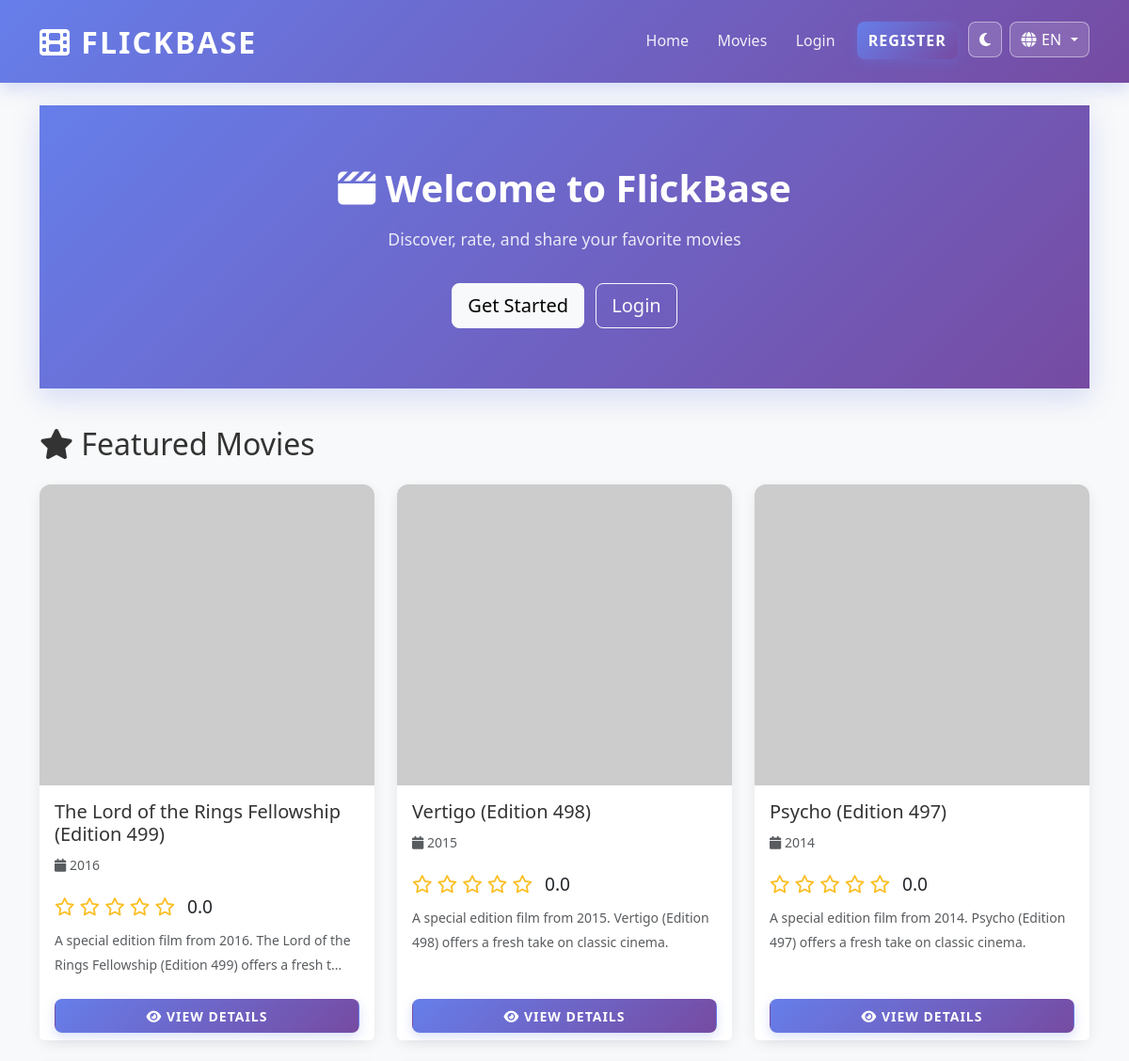
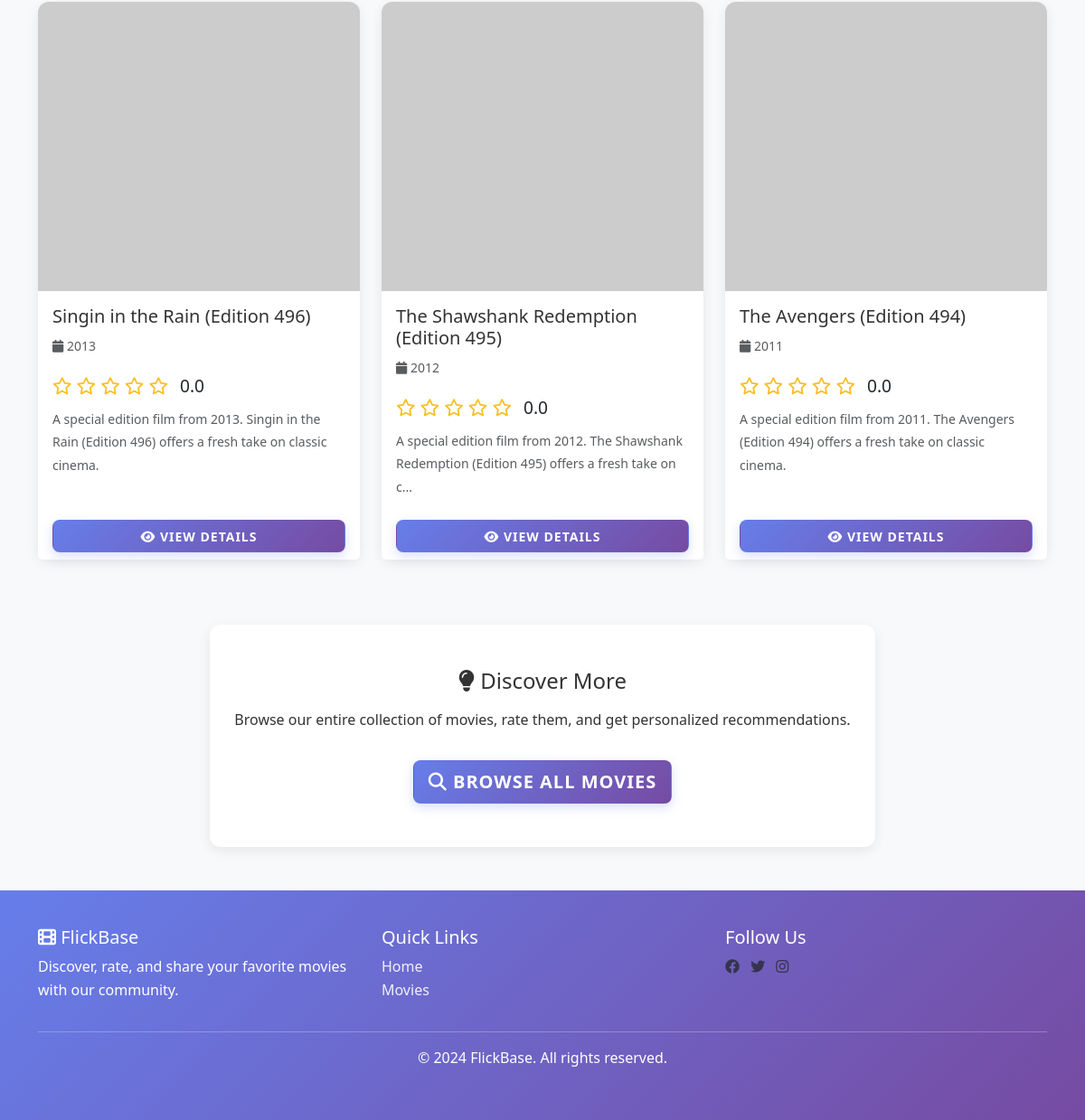
The page / on the database its author committed (2 pictures, top to bottom).
### app/models.py (models this page shows, shortened)
class Movie(db.Model):
    __tablename__ = 'movies'
    id = db.Column(db.Integer, primary_key=True)
    title = db.Column(db.String(255), nullable=False, index=True)
    description = db.Column(db.Text, nullable=False)
    year = db.Column(db.Integer, nullable=False, index=True)
    poster_url = db.Column(db.String(500), nullable=True)  # URL to poster image
    tmdb_id = db.Column(db.Integer, nullable=True, unique=True, index=True)  # For TMDB API integration
    created_at = db.Column(db.DateTime, default=utcnow, index=True)
    updated_at = db.Column(db.DateTime, default=utcnow, onupdate=utcnow)
    ratings = db.relationship('Rating', backref='movie', lazy=True, cascade='all, delete-orphan')
    watchlist = db.relationship('Watchlist', backref='movie', lazy=True, cascade='all, delete-orphan')
    def get_average_rating_db(self):
        avg = db.session.query(func.avg(Rating.rating)).filter_by(movie_id=self.id).scalar()
        return round(avg, 2) if avg else 0

### app/routes/movie.py (the view)
@movie_bp.route('/')
def home():
    featured = Movie.query.order_by(Movie.created_at.desc()).limit(6).all()
    trending = db.session.query(Movie).join(Rating).group_by(Movie.id).order_by(
        func.avg(Rating.rating).desc()
    ).limit(6).all()
    return render_template('home.html',
                         featured_movies=featured,
                         trending_movies=trending)

### app/i18n.py (called while the page is built)
def get_current_language():
    selected = session.get('lang')
    return selected if selected in SUPPORTED_LANGUAGES else 'en'

def translate(key, lang=None):
    current_lang = lang or get_current_language()
    entry = TRANSLATIONS.get(key, {})
    return entry.get(current_lang) or entry.get('en') or key

def localize_text(value, lang=None):
    if value is None:
        return ''
    if not isinstance(value, str):
        return value
    try:
        payload = json.loads(value)
    except Exception:
        return value
    if isinstance(payload, dict):
        current_lang = lang or get_current_language()
        return payload.get(current_lang) or payload.get('en') or next(iter(payload.values()), value)
    return value

### app/templates/home.html (shortened to what this page needs)
{% extends "base.html" %}
{% block content %}
<div class="hero">
    <h1><i class="fas fa-clapperboard"></i> {{ t('home.welcome') }}</h1>
    <p>{{ t('home.tagline') }}</p>
    {% if not current_user.is_authenticated %}
        <a href="{{ url_for('auth.register') }}" class="btn btn-light btn-lg mt-3 me-2">{{ t('home.get_started') }}</a>
        <a href="{{ url_for('auth.login') }}" class="btn btn-outline-light btn-lg mt-3">{{ t('nav.login') }}</a>
    {% else %}
        <p class="mt-3">{{ t('home.welcome_back') }} <strong>{{ current_user.username }}</strong>!</p>
        <a href="{{ url_for('movie.recommendations') }}" class="btn btn-light btn-lg mt-3">{{ t('home.get_recs') }}</a>
    {% endif %}
</div>
{% if featured_movies %}
<div class="section">
    <h2 class="mb-4"><i class="fas fa-star"></i> {{ t('home.featured') }}</h2>
    <div class="row">
        {% for movie in featured_movies %}
        <div class="col-md-6 col-lg-4 mb-4">
            <div class="card movie-card h-100">
                <div class="movie-poster">
                    {% if movie.poster_url %}
                        <img src="{{ movie.poster_url }}" alt="{{ movie.title }}">
                    {% else %}
                        <div class="w-100 h-100 d-flex align-items-center justify-content-center bg-light">
                            <i class="fas fa-image fa-3x text-muted"></i>
                        </div>
                    {% endif %}
                </div>
                <div class="card-body">
                    <h5 class="card-title">{{ movie.title }}</h5>
                    <p class="text-muted"><small><i class="fas fa-calendar"></i> {{ movie.year }}</small></p>
                    <div class="rating-stars mb-2">
                        {% set avg_rating = movie.get_average_rating_db() %}
                        {% for i in range(1, 6) %}
                            {% if i <= avg_rating %}
                                <i class="fas fa-star"></i>
                            {% elif i - avg_rating < 1 %}
                                <i class="fas fa-star-half-alt"></i>
                            {% else %}
                                <i class="far fa-star"></i>
                            {% endif %}
                        {% endfor %}
                        <span class="ms-2 text-body">{{ "%.1f"|format(avg_rating) }}</span>
                    </div>
                    <p class="card-text text-muted"><small>{{ localize_text(movie.description) | truncate(100, True, '...') }}</small></p>
                </div>
                <div class="card-footer bg-white border-top-0">
                    <a href="{{ url_for('movie.movie_detail', movie_id=movie.id) }}" class="btn btn-primary btn-sm w-100">
                        <i class="fas fa-eye"></i> {{ t('movies.view_details') }}
                    </a>
                </div>
            </div>
        </div>
        {% endfor %}
    </div>
</div>
{% endif %}
<div class="row mt-5">
    <div class="col-md-8 offset-md-2">
        <div class="card">
            <div class="card-body text-center py-5">
                <h4 class="card-title mb-3"><i class="fas fa-lightbulb"></i> {{ t('home.discover_more') }}</h4>
                <p class="card-text">{{ t('home.discover_copy') }}</p>
                <a href="{{ url_for('movie.movies') }}" class="btn btn-primary btn-lg mt-3">
                    <i class="fas fa-search"></i> {{ t('home.browse_all') }}
                </a>
            </div>
        </div>
    </div>
</div>
{% endblock %}

### app/templates/base.html (shortened to what this page needs)
<!DOCTYPE html>
<html lang="{{ current_lang or 'en' }}" data-bs-theme="light">
<head>
    <link href="https://cdn.jsdelivr.net/npm/bootstrap@5.3.0/dist/css/bootstrap.min.css" rel="stylesheet">
    <link rel="stylesheet" href="https://cdnjs.cloudflare.com/ajax/libs/font-awesome/6.4.0/css/all.min.css">
    <link rel="stylesheet" href="{{ url_for('static', filename='css/dark-mode.css') }}">
</head>
<body>
    <nav class="navbar navbar-expand-lg navbar-light sticky-top">
        <div class="container">
            <a class="navbar-brand" href="{{ url_for('movie.home') }}">
                <i class="fas fa-film"></i> FlickBase
            </a>
            <div class="collapse navbar-collapse" id="navbarNav">
                <ul class="navbar-nav ms-auto">
                    <li class="nav-item">
                        <a class="nav-link" href="{{ url_for('movie.home') }}">{{ t('nav.home') }}</a>
                    </li>
                    <li class="nav-item">
                        <a class="nav-link" href="{{ url_for('movie.movies') }}">{{ t('nav.movies') }}</a>
                    </li>
                    {% if current_user.is_authenticated %}
                        <li class="nav-item">
                            <a class="nav-link" href="{{ url_for('movie.recommendations') }}">{{ t('nav.recommendations') }}</a>
                        </li>
                        <li class="nav-item">
                            <a class="nav-link" href="{{ url_for('movie.watchlist') }}">
                                <i class="fas fa-bookmark"></i> {{ t('nav.watchlist') }}
                            </a>
                        </li>
                        <li class="nav-item dropdown">
                            <a class="nav-link dropdown-toggle" href="#" id="userDropdown" role="button" data-bs-toggle="dropdown">
                                <div class="avatar">{{ current_user.username[0].upper() }}</div>
                                {{ current_user.username }}
                            </a>
                            <ul class="dropdown-menu dropdown-menu-end">
                                <li><a class="dropdown-item" href="{{ url_for('user.dashboard') }}">{{ t('nav.dashboard') }}</a></li>
                                <li><a class="dropdown-item" href="{{ url_for('user.profile') }}">{{ t('nav.profile') }}</a></li>
                                <li><a class="dropdown-item" href="{{ url_for('user.my_ratings') }}">{{ t('nav.ratings') }}</a></li>
                                <li><a class="dropdown-item" href="{{ url_for('user.settings') }}">{{ t('nav.settings') }}</a></li>
                                {% if current_user.is_admin %}
                                    <li><hr class="dropdown-divider"></li>
                                    <li><a class="dropdown-item" href="{{ url_for('admin.dashboard') }}"><i class="fas fa-cog"></i> {{ t('nav.admin') }}</a></li>
                                {% endif %}
                                <li><hr class="dropdown-divider"></li>
                                <li><a class="dropdown-item" href="{{ url_for('auth.logout') }}">{{ t('nav.logout') }}</a></li>
                            </ul>
                        </li>
                    {% else %}
                        <li class="nav-item">
                            <a class="nav-link" href="{{ url_for('auth.login') }}">{{ t('nav.login') }}</a>
                        </li>
                        <li class="nav-item">
                            <a class="nav-link btn btn-primary ms-2" href="{{ url_for('auth.register') }}">{{ t('nav.register') }}</a>
                        </li>
                    {% endif %}
                    <li class="nav-item ms-2">
                        <button id="themeToggleBtn" class="theme-toggle-btn" type="button" title="{{ t('nav.theme') }}" aria-label="{{ t('nav.theme') }}">
                            <i class="fas fa-moon"></i>
                        </button>
                    </li>
                    <li class="nav-item dropdown ms-2">
                        <button class="lang-switch-btn dropdown-toggle" data-bs-toggle="dropdown" aria-expanded="false" title="{{ t('nav.language') }}">
                            <i class="fas fa-globe"></i> {{ current_lang|upper }}
                        </button>
                    </li>
                </ul>
            </div>
        </div>
    </nav>
    <main class="container my-4">
        {% block content %}{% endblock %}
    </main>
    <footer class="footer mt-5">
        <div class="container">
            <div class="row">
                <div class="col-md-4">
                    <h5><i class="fas fa-film"></i> FlickBase</h5>
                    <p>{{ t('footer.description') }}</p>
                </div>
                <div class="col-md-4">
                    <h5>{{ t('footer.quick_links') }}</h5>
                    <ul class="list-unstyled">
                        <li><a href="{{ url_for('movie.home') }}">{{ t('nav.home') }}</a></li>
                        <li><a href="{{ url_for('movie.movies') }}">{{ t('nav.movies') }}</a></li>
                    </ul>
                </div>
                <div class="col-md-4">
                    <h5>{{ t('footer.follow_us') }}</h5>
                    <a href="#" class="text-muted me-2"><i class="fab fa-facebook"></i></a>
                    <a href="#" class="text-muted me-2"><i class="fab fa-twitter"></i></a>
                    <a href="#" class="text-muted me-2"><i class="fab fa-instagram"></i></a>
                </div>
            </div>
            <hr class="bg-light">
            <div class="text-center">
                <p>&copy; 2024 FlickBase. {{ t('footer.rights') }}</p>
            </div>
        </div>
    </footer>
</body>
</html>

### app/static/css/dark-mode.css (style rules this page uses)
:root { --theme-accent: #667eea; --theme-accent-2: #764ba2; --theme-danger: #e74c3c; --theme-warning: #fbbf24; --theme-success: #48bb78; }
html[data-bs-theme="light"] { --app-bg: #f8f9fa; --app-text: #333333; --app-surface: #ffffff; --app-border: #e9ecef; --app-muted: #6c757d; --app-navbar: linear-gradient(135deg, #667eea 0%, #764ba2 100%); }
html[data-bs-theme] body { background-color: var(--app-bg); color: var(--app-text); }
html[data-bs-theme] .navbar { background: var(--app-navbar) !important; }
html[data-bs-theme] .card, html[data-bs-theme] .dropdown-menu, html[data-bs-theme] .modal-content, html[data-bs-theme] .list-group-item, html[data-bs-theme] .table, html[data-bs-theme] .alert { background-color: var(--app-surface); color: var(--app-text); border-color: var(--app-border); }
html[data-bs-theme] .card-header, html[data-bs-theme] .card-footer, html[data-bs-theme] .table > :not(caption) > * > * { background-color: color-mix(in srgb, var(--app-surface) 90%, var(--app-border)); border-color: var(--app-border); color: var(--app-text); }
.theme-toggle-btn { border: 1px solid rgba(255, 255, 255, 0.45); color: #ffffff; background: rgba(255, 255, 255, 0.14); border-radius: 8px; height: 38px; padding: 0 0.7rem; display: inline-flex; align-items: center; justify-content: center; transition: all 0.2s ease; }

### app/templates/base.html (style rules this page uses)
:root { --primary-color: #667eea; --secondary-color: #764ba2; --success-color: #48bb78; --danger-color: #e74c3c; --warning-color: #fbbf24; --info-color: #4299e1; }
body { font-family: 'Segoe UI', Tahoma, Geneva, Verdana, sans-serif; background-color: #f8f9fa; color: #333333; line-height: 1.6; text-rendering: optimizeLegibility; }
.navbar { background: linear-gradient(135deg, #667eea 0%, #764ba2 100%) !important; box-shadow: 0 6px 18px rgba(102, 126, 234, 0.25); padding: 0.85rem 0; }
.navbar-brand { font-weight: 800; font-size: 2rem; letter-spacing: 2px; color: #ffffff !important; text-transform: uppercase; }
.nav-link { color: rgba(255, 255, 255, 0.9) !important; border-radius: 8px; padding: 0.5rem 0.75rem !important; margin: 0 0.2rem; transition: all 0.2s ease; }
.card { border: none; border-radius: 12px; box-shadow: 0 4px 14px rgba(0, 0, 0, 0.08); transition: transform 0.3s ease, box-shadow 0.3s ease; background-color: #ffffff !important; color: #333333; }
.card-body { color: #333333; }
.card-footer { background-color: #f8f9fa; border-top: 1px solid #e9ecef; }
.movie-card { height: 100%; display: flex; flex-direction: column; }
.movie-poster { height: 320px; background: linear-gradient(135deg, #e9ecef 0%, #f8f9fa 100%); border-radius: 12px 12px 0 0; overflow: hidden; display: flex; align-items: center; justify-content: center; }
.movie-poster img { width: 100%; height: 100%; object-fit: cover; transition: transform 0.25s ease; }
.rating-stars { color: #fbbf24; font-size: 1.2rem; }
.btn-primary { background: linear-gradient(135deg, #667eea 0%, #764ba2 100%); border-color: transparent; text-transform: uppercase; font-weight: 600; letter-spacing: 1px; color: white !important; border-radius: 8px; box-shadow: 0 4px 12px rgba(102, 126, 234, 0.25); }
.btn-sm { padding: 0.4rem 0.8rem; font-size: 0.875rem; }
.hero { background: linear-gradient(135deg, #667eea 0%, #764ba2 100%); color: white; padding: 4rem 2rem; border-radius: 0; margin-bottom: 2.5rem; text-align: center; box-shadow: 0 10px 28px rgba(102, 126, 234, 0.24); }
.hero h1 { font-weight: 800; font-size: 2.5rem; margin-bottom: 1rem; color: #ffffff; }
.hero p { font-size: 1.1rem; opacity: 0.95; color: rgba(255, 255, 255, 0.9); }
.footer { background: linear-gradient(135deg, #667eea 0%, #764ba2 100%); color: white; padding: 2.5rem 0; margin-top: 3rem; }
.footer a { color: rgba(255, 255, 255, 0.9); text-decoration: none; }
.lang-switch-btn { border: 1px solid rgba(255, 255, 255, 0.45); color: #ffffff; background: rgba(255, 255, 255, 0.14); border-radius: 8px; height: 38px; padding: 0 0.7rem; display: inline-flex; align-items: center; gap: 0.35rem; justify-content: center; transition: all 0.2s ease; }

### rows shown on the page
Movie: title "The Lord of the Rings Fellowship (Edition 499)", year "2016", avg_rating "0.0", description "A special edition film from 2016. The Lord of the Rings Fellowship (Edition 499) offers a fresh t...", t "VIEW DETAILS"
Movie: title "Vertigo (Edition 498)", year "2015", avg_rating "0.0", description "A special edition film from 2015. Vertigo (Edition 498) offers a fresh take on classic cinema.", t "VIEW DETAILS"
Movie: title "Psycho (Edition 497)", year "2014", avg_rating "0.0", description "A special edition film from 2014. Psycho (Edition 497) offers a fresh take on classic cinema.", t "VIEW DETAILS"
Movie: title "Singin in the Rain (Edition 496)", year "2013", avg_rating "0.0", description "A special edition film from 2013. Singin in the Rain (Edition 496) offers a fresh take on classic cinema.", t "VIEW DETAILS"
Movie: title "The Shawshank Redemption (Edition 495)", year "2012", avg_rating "0.0", description "A special edition film from 2012. The Shawshank Redemption (Edition 495) offers a fresh take on c...", t "VIEW DETAILS"
Movie: title "The Avengers (Edition 494)", year "2011", avg_rating "0.0", description "A special edition film from 2011. The Avengers (Edition 494) offers a fresh take on classic cinema.", t "VIEW DETAILS"

### other values the page prints
{{ t('nav.home') }} "Home"
{{ t('nav.movies') }} "Movies"
{{ t('nav.login') }} "Login"
{{ t('nav.register') }} "REGISTER"
{{ current_lang|upper }} "EN"
{{ t('home.welcome') }} "Welcome to FlickBase"
{{ t('home.tagline') }} "Discover, rate, and share your favorite movies"
{{ t('home.get_started') }} "Get Started"
{{ t('home.featured') }} "Featured Movies"
{{ t('home.discover_more') }} "Discover More"
{{ t('home.discover_copy') }} "Browse our entire collection of movies, rate them, and get personalized recommendations."
{{ t('home.browse_all') }} "BROWSE ALL MOVIES"
{{ t('footer.description') }} "Discover, rate, and share your favorite movies with our community."
{{ t('footer.quick_links') }} "Quick Links"
{{ t('footer.follow_us') }} "Follow Us"
